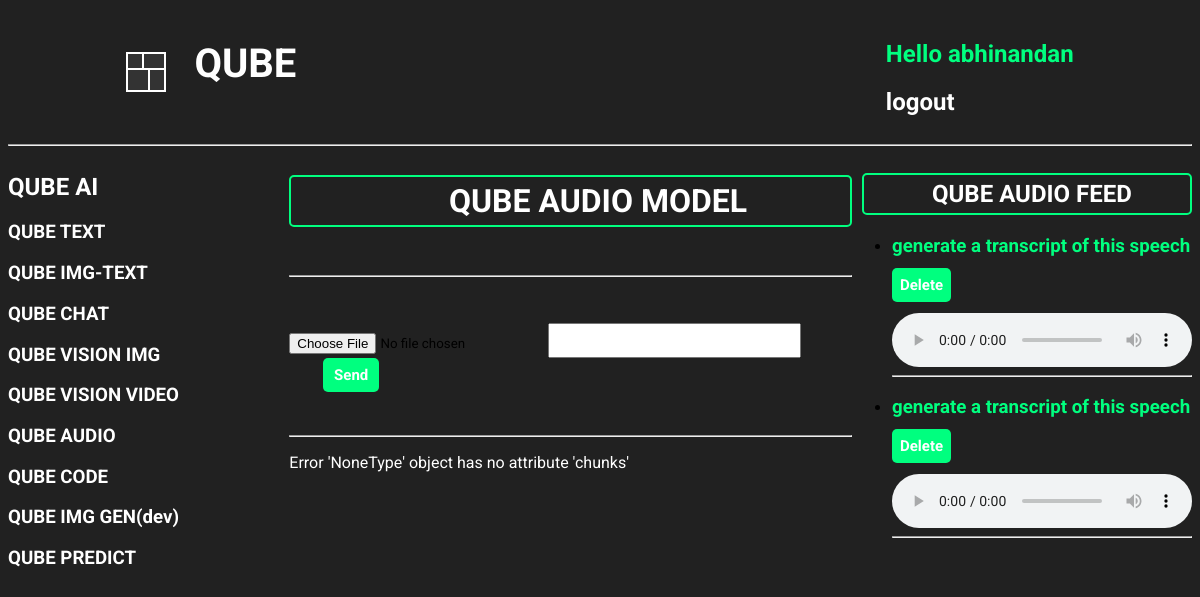
/qubeAudioQuery/ (signed in), run on the app's committed database.
### base/models.py (models this page shows, shortened)
class QubeAudioModelHistory(models.Model):
    user = models.ForeignKey(
        User, on_delete=models.CASCADE, related_name='qube_audio_query')
    user_text = models.TextField()
    user_audio = models.FileField(
        upload_to='audio/', null=True, blank=True)
    model_response = models.TextField()
    created = models.DateTimeField(auto_now_add=True)

### base/views.py (the view)
# urls.py: path('qubeAudioQuery/', views.qubeAudioQuery, name='qubeAudioQuery'),
@login_required(login_url='loginUser')
def qubeAudioQuery(request):
    qube_audio_query = []
    audio_query = request.FILES.get('audio_query')
    text_query = request.POST.get('text_query', '')
    qube_audio_feed = QubeAudioModelHistory.objects.filter(
        user=request.user).order_by('-created')
    try:
        genai.configure(api_key=gemini_api_key)
        model = genai.GenerativeModel("gemini-1.5-flash")
        with open('temp_audio.mp3', 'wb+') as destination:
            for chunk in audio_query.chunks():
                destination.write(chunk)
        audio_file = genai.upload_file(path='temp_audio.mp3')
        response = model.generate_content([text_query, audio_file])
        generated_text = response.text
        lines = generated_text.strip().splitlines()
        QubeAudioModelHistory.objects.create(
            user=request.user, user_text=text_query, user_audio=audio_query, model_response=generated_text)
        for line in lines:
            if line.startswith("*"):
                qube_audio_query.append(
                    f"<li>{line.strip('* ').strip()}</li>")
            elif re.match(r'^[A-Za-z ]+$', line.strip()):
                qube_audio_query.append(f"<h3>{line.strip()}</h3>")
            else:
                qube_audio_query.append(f"<p>{line.strip()}</p>")
    except Exception as e:
        qube_audio_query.append(f'Error {e}')
    context = {'qube_audio_query': qube_audio_query,
               'qube_audio_feed': qube_audio_feed}
    return render(request, 'base/qube_audioQuery.html', context)

### base/templates/base/qube_audioQuery.html (shortened to what this page needs)
{% extends 'main.html' %}
{% block content %}
<div class="qube-audio-component">
    <div>
        {% include 'base/Models_component_ai.html' %}
    </div>
    <div>
        <div>
            <h1
                style="color: white; border: 2px solid springgreen; padding: 5px; border-radius: 5px; padding-left: 28%;">
                QUBE AUDIO MODEL</h1>
        </div>
        <br>
        <hr>
        <br>
        <br>
        <form action="" method="POST" enctype="multipart/form-data">
            <input type="file" accept="audio/*" name="audio_query">
            <input type="text" name="text_query" id="qube_audio_query_user_input">
            <button id="send_btn_audio_user">Send</button>
        </form>
        <br>
        <hr>
        <div style="color: white;">
            {% for line in qube_audio_query %}
            <div>
                <p style="color: white;">{{ line|safe }}</p>
            </div>
            {% endfor %}
        </div>
    </div>
    <div>
        <h2
            style="color: white; border: 2px solid springgreen; padding: 5px; border-radius: 5px; margin-left: 10px; padding-left: 20%;">
            QUBE AUDIO FEED</h2>
        <div>
            {% for chat in qube_audio_feed %}
            <div>
                <ul>
                    <li>
                        <h3><a href="{% url 'qubeAudioFullResponse'  chat.id %}" id="qube_audio_user_query">
                                {{ chat.user_text }}</a></h3>
                        <a href="{% url 'deleteAudioQuery' chat.id %}"
                            style="border: 2px solid springgreen; padding: 8px; text-decoration: none; color: white; font-size: 15px; font-weight: 700; border-radius: 5px; border-style: none; background-color: springgreen; cursor: pointer;">Delete</a>
                        <br>
                        <br>
                        <audio src="{{ chat.user_audio.url }}" controls></audio>
                        <hr>
                    </li>
                </ul>
            </div>
            {% endfor %}
        </div>
    </div>
</div>
{% endblock %}

### templates/navbar.html (shortened to what this page needs)
<div class="navbar-container">
    <div class="QUBE_logo_link">
        <div class="cube-loader">
            <div class="cube cube1"></div>
            <div class="cube cube2"></div>
            <div class="cube cube3"></div>
            <div class="cube cube4"></div>
        </div>
        <div class="qube_text">
            <h1><a href="{% url 'home' %}">QUBE</a></h1>
        </div>
    </div>
    <div class="login_section">
        {% if request.user.is_authenticated %}
        <div class="after_user_login">
            <div class="hello_user">
                <h2> Hello {{ request.user }} </h2>
            </div>
            <div class="hello_user_logout">
                <h2><a href="{% url 'logoutUser' %}">logout</a></h2>
            </div>
        </div>
        {% else %}
        <div class="before_user_login">
            <h2><a href="{% url 'loginUser' %}">Login</a></h2>
        </div>
        {% endif %}
    </div>
</div>
<hr>

### static/styles/main.css (style rules this page uses)
* { font-family: "Roboto", serif; }
body { background-color: #212121; }
.cube-loader { position: relative; width: 40px; height: 40px; margin: auto; }
.cube { position: absolute; width: 50%; height: 50%; background-color: #333; border: 2px solid #fff; animation: foldCube 2.4s infinite linear; }
.cube1 { top: 0; left: 0; transform-origin: 100% 100%; }
.cube2 { top: 0; right: 0; transform-origin: 0 100%; }
.cube3 { bottom: 0; right: 0; transform-origin: 0 0; }
.cube4 { bottom: 0; left: 0; transform-origin: 100% 0; }
.cube1 { animation-delay: 0.3s; }
.cube2 { animation-delay: 0.6s; }
.cube3 { animation-delay: 0.9s; }
.cube4 { animation-delay: 1.2s; }
.QUBE_logo_link { display: flex; justify-content: space-between; gap: 20px; margin-left: 10%; }
.qube_text { margin-top: 6%; font-size: 20px; padding-left: 8px; padding-right: 8px; padding-top: 5px; margin-top: 0px; }
.qube_text a { text-decoration: none; color: white; transition: all 0.3s ease; }
.login_section { margin-right: 10%; padding-top: 1%; }
.hello_user { color: springgreen; }
.hello_user_logout a { text-decoration: none; color: white; transition: all 0.3s ease; }

### base/templates/base/qube_audioQuery.html (style rules this page uses)
.qube-audio-component { display: grid; grid-template-columns: 1fr 2fr 1fr; }
#qube_audio_query_user_input { height: 35px; width: 45%; font-size: 20px; }
#send_btn_audio_user { margin-left: 6%; width: 10%; padding: 8px; font-size: 15px; font-weight: 700; color: white; background-color: springgreen; border-radius: 5px; border-style: none; cursor: pointer; }
#qube_audio_user_query { color: springgreen; text-decoration: none; transition: all 0.3s ease; }

### templates/navbar.html (style rules this page uses)
.navbar-container { display: flex; justify-content: space-between; }

### data on the page
QubeAudioModelHistory: user_text "generate a transcript of this speech"
QubeAudioModelHistory: user_text "generate a transcript of this speech"

### other printed values
{{ request.user }} "abhinandan"
{{ line|safe }} "Error 'NoneType' object has no attribute 'chunks'"
